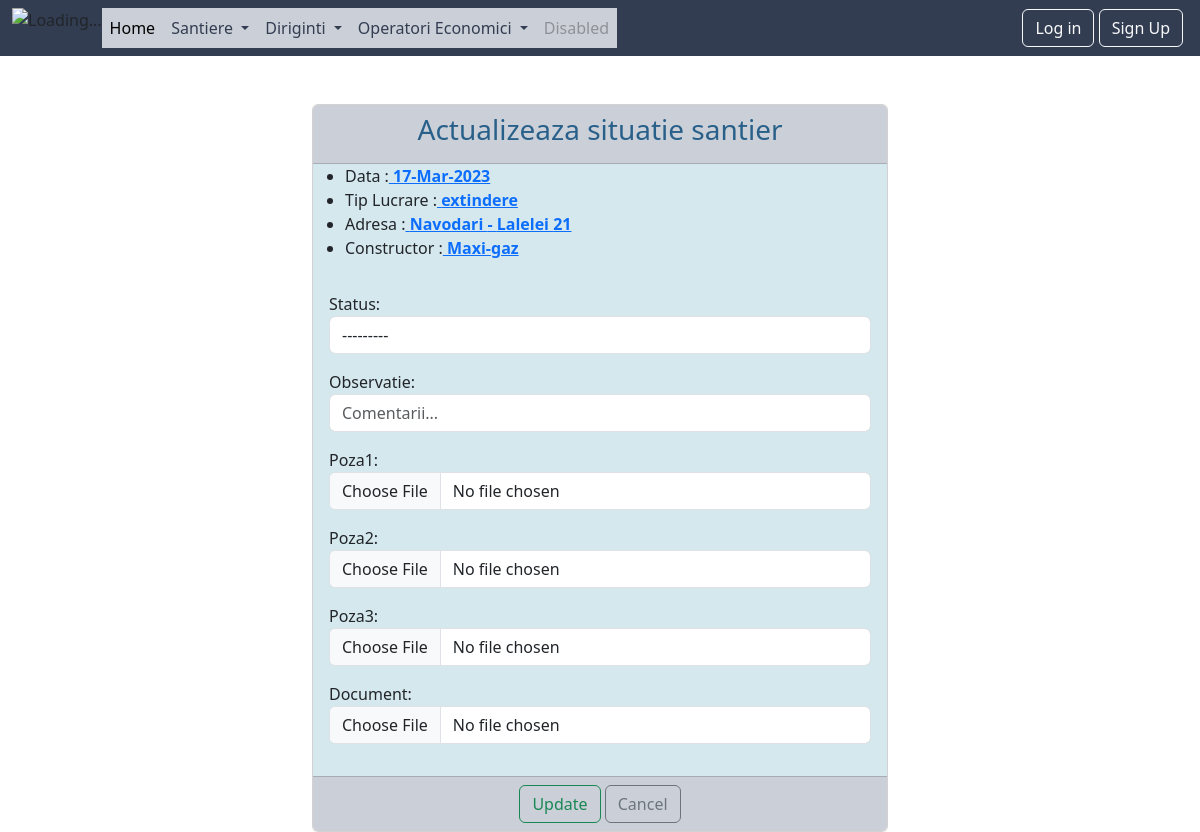
Page /update-santier-diriginte/14/ on the committed database.
### santiere/models.py (models this page shows, shortened)
class Santier(models.Model):
    tipuri_santier = (
        ('bransament', 'Bransament'), ('extindere', 'Extindere'),
        ('deviere', 'Deviere'), ('sistematizare', 'Sistematizare'),
        ('reabilitare', 'Reabilitare'), ('redimensionare', 'Redimensionare')
    )
    statusuri = (('amanat', 'amanat'), ('in lucru', 'in lucru'), ('executat', 'executat'), ('sistat', 'sistat'))
    data = models.DateField()
    tip_santier = models.CharField(max_length=15, choices=tipuri_santier)
    localitate = models.CharField(max_length=25)
    strada = models.CharField(max_length=40)
    numar = models.CharField(max_length=10, null=True)
    tip_lucrari = models.CharField(max_length=25)
    constructor = models.CharField(max_length=40)
    SDA = models.CharField(max_length=13)
    diriginte = models.ForeignKey(Diriginte, on_delete=models.CASCADE, null=True)
    numar_aparitie =models.IntegerField(null=True)
    status = models.CharField(max_length=10, choices=statusuri, null=True)
    observatie = models.CharField(max_length=150, null=True)
    nota = models.IntegerField(null=True)
    poza1 = models.ImageField(upload_to='img/', null=True)
    poza2 = models.ImageField(upload_to='img/', null=True)
    poza3 = models.ImageField(upload_to='img/', null=True)
    solicitare =models.FileField(upload_to='file', null=True)
    document = models.FileField(upload_to='file/', null=True)

### santiere/views.py (the view, shortened to what this page needs)
# urls.py: path('update-santier-diriginte/<int:pk>/', views.SantiereUpdateViewDiriginte1.as_view(), name='update1_santier_diriginte'),
class SantiereUpdateViewDiriginte1(UpdateView):
    template_name = 'santiere/update_santier_diriginte.html'
    model = Santier
    form_class = UpdateSantierFormDiriginte1
    success_url = reverse_lazy('ls_diriginte')

### santiere/forms.py
class UpdateSantierFormDiriginte1(forms.ModelForm):
    class Meta:
        model = Santier
        fields = ['status', 'observatie', 'poza1', 'poza2', 'poza3', 'document']
        widgets = {
            'status': Select(attrs={'class': 'form-control'}),
            'observatie': TextInput(attrs={'class': 'form-control', 'placeholder': 'Comentarii...', 'rows': 3}),
            'poza1': FileInput(attrs={'class': 'form-control'}),
            'poza2': FileInput(attrs={'class': 'form-control'}),
            'poza3': FileInput(attrs={'class': 'form-control'}),
            'document': FileInput(attrs={'class': 'form-control'})
        }
    def __init__(self, *args, **kwargs):
        super(UpdateSantierFormDiriginte1, self).__init__(*args, **kwargs)
        self.fields['observatie'].required = False
        self.fields['poza1'].required = False
        self.fields['poza2'].required = False
        self.fields['poza3'].required = False
        self.fields['document'].required = False

### templates/santiere/update_santier_diriginte.html (shortened to what this page needs)
{% extends 'base.html' %}
{% block content %}
    <br><br>
    <div class="container-fluid">
        <div class="row">
            <div class="col-md-6 offset-md-3">
                <div class="card">
                    <div class="card-header" style=" color: #29608a ">
                        <h3 class="text-center"> Actualizeaza situatie santier </h3>
                    </div>
                    <div style="background-color: #d5e8ed;">
                        <ul>
                            <li>Data        :<a class="date_santier"> {{ santier.data|date:'d-M-Y' }}</a></li>
                            <li>Tip Lucrare :<a class="date_santier"> {{ santier.tip_santier }}</a></li>
                            <li>Adresa      :<a class="date_santier"> {{ santier.localitate }} - {{ santier.strada }} {{ santier.numar }}</a></li>
                            <li>Constructor :<a class="date_santier"> {{ santier.constructor}}</a></li>
                        </ul>
                    </div>
                    <form method="post">
                        <div class="card-body" style="background-color: #d5e8ed;">
                            {{ form.as_p }}
                        </div>
                        <div class="card-footer text-center">
                            <button type="submit" class="btn btn-outline-success">Update</button>
                            <a href="{% url 'ls_diriginte' %}" class="btn btn-outline-secondary">Cancel</a>
                        </div>
                    </form>
                </div>
            </div>
        </div>
    </div>
{% endblock %}

### static/css/mystyle.css (style rules this page uses)
.card-header { background-color:#CBD0D8 ; }
.card-footer { background-color:#CBD0D8 ; }
.date_santier { font-weight: bolder; }

### templates/base.html (style rules this page uses)
.card-header { background-color:#CBD0D8 ; }
.card-footer { background-color:#CBD0D8 ; }

### rows in the picture
Santier: data "17-Mar-2023", tip_santier "extindere", localitate "Navodari", strada "Lalelei", numar "21", constructor "Maxi-gaz", status "---------"
